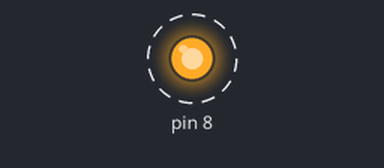
The sketch below on a simulated Arduino Uno, built with avr-gcc and run on an emulated ATmega328P. Parts: output pins drawn as LEDs (lit = HIGH). Dashed ring = blinking.

Above: at 0.2 s.
Timing chart, 0 to 3.0 s (numbered marks = the images above):
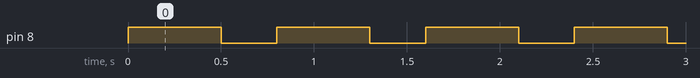

Measured:
- by itself, pin 8: alternates HIGH for 0.50 s and LOW for 0.30 s, 20 changes in all, then stays LOW

The sketch:

week1_zad1_8.ino
```cpp
int x = 0;
void setup() {
  pinMode(8, OUTPUT);
  digitalWrite(8, LOW);
}

void loop() {
  if(x < 10) {
    x ++;
  digitalWrite(8, HIGH);
  delay(500);
  digitalWrite(8, LOW);
  delay(300);
    }
  else {
    x = 100;
  }
}
```
